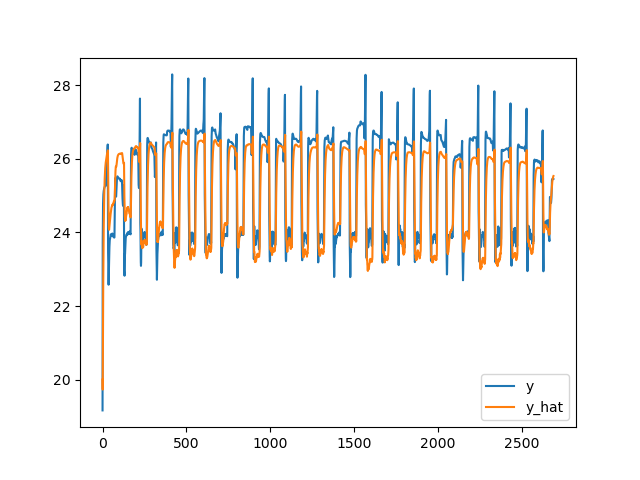

The script that saved this image:
import jax 
import jax.numpy as jnp 
import flax.linen as nn
import pandas as pd 
import matplotlib
matplotlib.use('Agg')
import matplotlib.pyplot as plt

from dynax.models.RC import Discrete4R3C
from dynax.models.RC import Continuous4R3C

# a simple RC zone model -> ODE system
"""
===================================================
This is a 4r3c model for zone temperature prediction
ODE::   xdot = Ax + Bu
        y = Cx
States:
        x = [Tai, Twe, Twi]'
Disturbances:
        u = [Tao, qCon_i, qHVAC, qRad_e, qRad_i]'
Output:
        y = [Tai]
===================================================
"""

n_devices = jax.local_device_count()

#model = Discrete4R3C()
model = Continuous4R3C()
state_dim = model.state_dim
input_dim = model.input_dim
output_dim = model.output_dim

# investigate the model structure
print(model.tabulate(jax.random.PRNGKey(0), jnp.zeros((state_dim,)), jnp.zeros((input_dim,))))

# load model parameters: Cai, Cwe, Cwi, Re, Ri, Rw, Rg
params = [10384.31640625, 499089.09375, 1321535.125,
        1.5348844528198242, 0.5000327825546265, 1.000040054321289, 
        20.119935989379883]

rc = {'Cai': params[0], 'Cwe': params[1], 'Cwi': params[2],
    'Re': params[3], 'Ri': params[4], 'Rw': params[5], 'Rg': params[6]
    }
params = {'params': rc}

# define a forward step function
@jax.jit
def forward_step(params, state, input):
    dx, output = model.apply(params, state, input)
    new_state = state + dx*dt
    return new_state, output

# load input data
inputs = pd.read_csv('./data/eplus_1min.csv', index_col=[0])
n_samples = len(inputs)
index = range(0, n_samples*60, 60)
inputs.index = index

# resample to a given time step
dt = 900
inputs_dt = inputs.groupby([inputs.index // dt]).mean()
u_dt = inputs_dt.values[:,:5]
y_dt = inputs_dt.values[:,5] 

# simulate the model for 100 steps
# initial state
state = jnp.array([20., 30., 26.])  

# initialize output
outputs = []

# main loop
n_steps = len(inputs_dt)
i = 0
while i < n_steps:
    # random input
    ut = u_dt[i,:]

    # advance one step
    new_state, output = forward_step(params, state, ut)

    # update state
    state = new_state
    i += 1

    # save output
    outputs.append(output)

# plot the results  
plt.figure()
plt.plot(y_dt[:n_steps], label='y')
plt.plot(outputs, label='y_hat')
plt.legend()
plt.savefig('forward_simulation.png')
plt.close()

